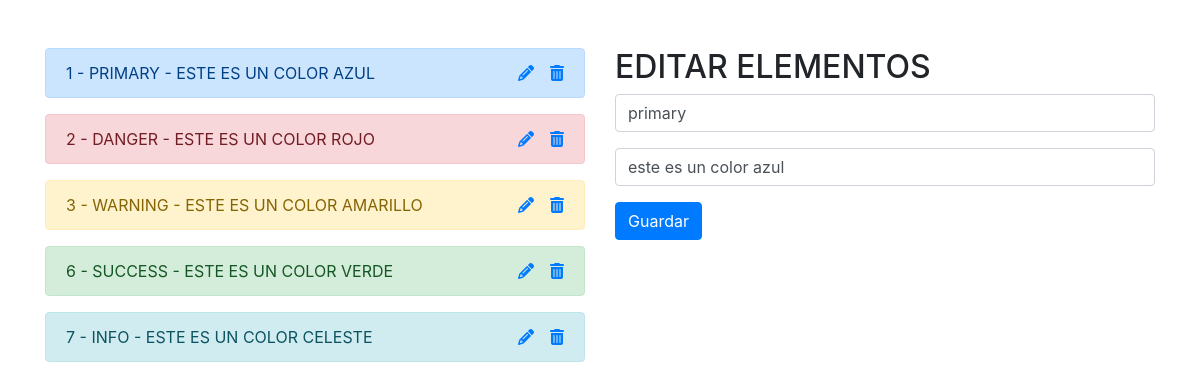
Page /index.php?id=1 on the committed database.
### tables this page shows
CREATE TABLE `colores` (
  `id` int(11) NOT NULL,
  `color` varchar(255) NOT NULL,
  `descripcion` varchar(255) NOT NULL
);

### app.php (called while the page is built, shortened)
<?php
include_once 'conexionDB.php';
    $sql_read = 'SELECT * FROM colores';
    $gsent = $pdo->prepare($sql_read);
    $gsent->execute();
    $result = $gsent->fetchAll();
    if($_GET){
        $id = $_GET['id'];
        $sql_edit_unique = 'SELECT * FROM colores WHERE id=?';
        $edit_unique = $pdo->prepare($sql_edit_unique);
        $edit_unique->execute([$id]);
        $result_edit = $edit_unique->fetch();
    }

### index.php (the view, shortened to what this page needs)
<!doctype html>
<html lang="es">
  <head>
    <link rel="stylesheet" href="https://cdn.jsdelivr.net/npm/bootstrap@4.5.3/dist/css/bootstrap.min.css">
  </head>
  <body>
<?php include_once 'app.php'; ?>
    <div class="container mt-5">
        <div class="row">
            <div class="col-md-6">
                <?php foreach($result as $data): ?>
                    <div class="alert alert-<?php echo $data['color'] ?> text-uppercase" role="alert">
                        <?php echo $data['id'] ?>
                        -
                        <?php echo $data['color'] ?>
                        -
                        <?php echo $data['descripcion'] ?>
                        <a href="delete.php?id=<?php echo $data['id'] ?>" class="float-right"><i class="fas fa-trash-alt ml-3"></i></a>
                        <a href="index.php?id=<?php echo $data['id'] ?>" class="float-right"><i class="fas fa-pencil-alt"></i></a>
                    </div>
                <?php endforeach ?>
            </div>
            <div class="col-md-6">
                <?php if($_GET): ?>
                    <h2>EDITAR ELEMENTOS</h2>
                    <form action="edit.php" method="GET">
                        <input type="text" name="color" class="form-control" value="<?php echo $result_edit['color'] ?>">
                        <input type="text" name="descripcion" class="form-control mt-3" value="<?php echo $result_edit['descripcion'] ?>">
                        <button class="btn btn-primary mt-3">Guardar</button>
                    </form>
                <?php endif ?>
            </div>
        </div>
    </div>
  </body>
</html>

### rows in the picture
colores: id "1", color "PRIMARY", descripcion "ESTE ES UN COLOR AZUL", color "primary", descripcion "este es un color azul"
colores: id "2", color "DANGER", descripcion "ESTE ES UN COLOR ROJO"
colores: id "3", color "WARNING", descripcion "ESTE ES UN COLOR AMARILLO"
colores: id "6", color "SUCCESS", descripcion "ESTE ES UN COLOR VERDE"
colores: id "7", color "INFO", descripcion "ESTE ES UN COLOR CELESTE"
